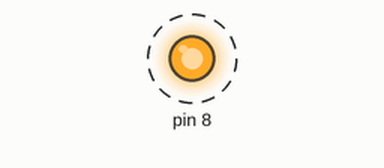
Recording of a sketch running on a simulated Arduino Uno, built with avr-gcc and run on an emulated ATmega328P. On the bench: output pins drawn as LEDs (lit = HIGH). Dashed ring = blinking.

Above: at 0.12 s.
Timing chart, 0 to 3.0 s (numbered marks = the images above):
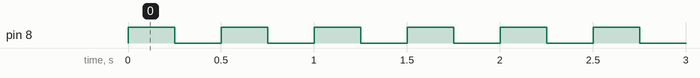

The sketch:

blink.ino
```cpp
#include <arduino.h>

void setup()
{
	DDRB |= 0B0000001;
}

void loop()
{
	// put your main code here, to run repeatedly:

	{
		PORTB |= 0B00000001;
		_delay_ms(250);
		PORTB &= 0B11111110;
		_delay_ms(250);
	}
}
```

Measured:
- by itself, pin 8: alternates HIGH for 0.25 s and LOW for 0.25 s
